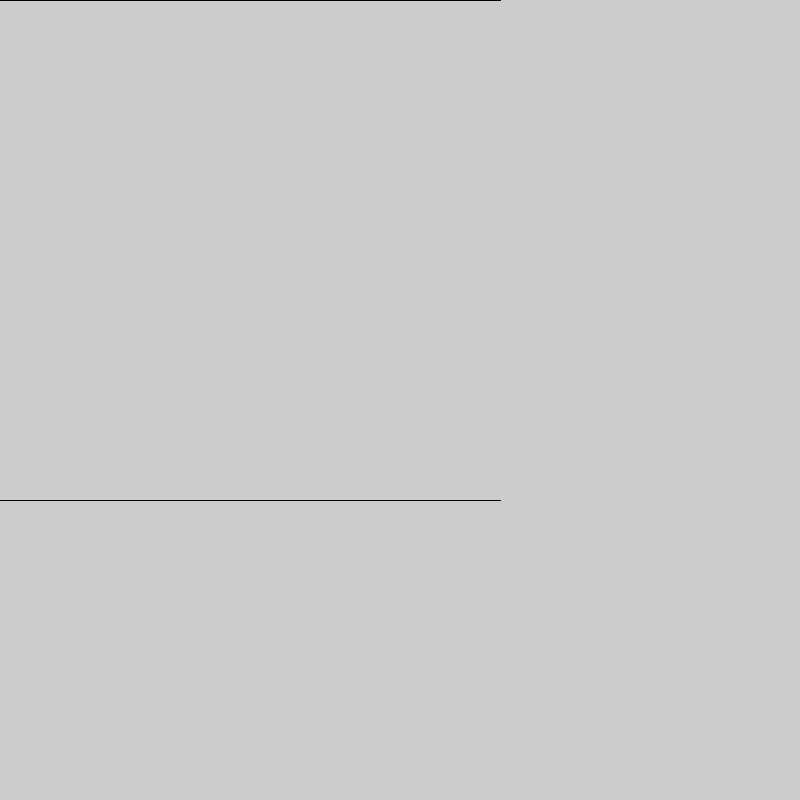
Frame 1 (no input)
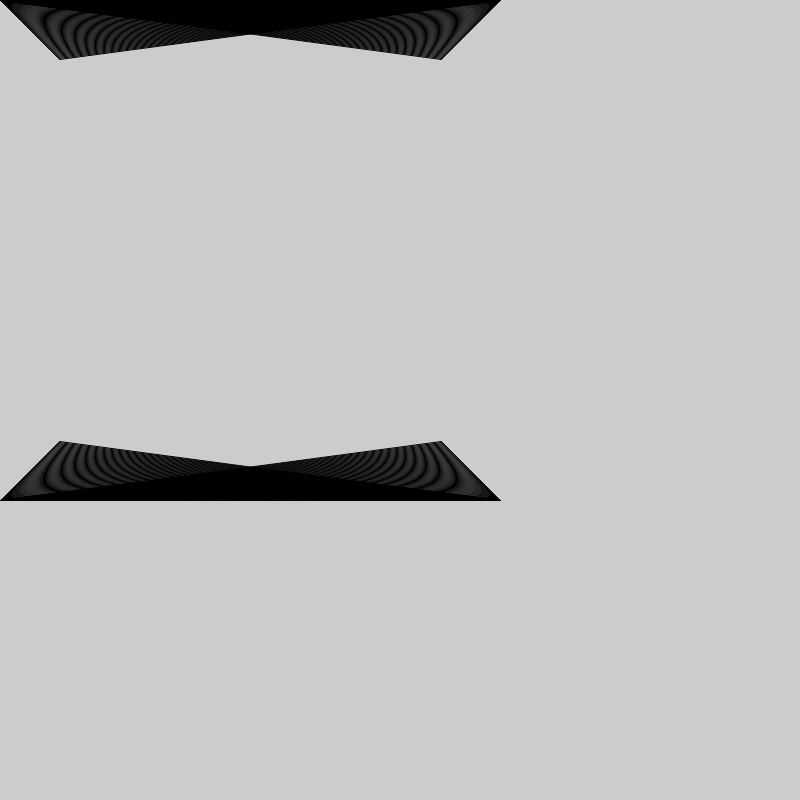
Frame 60 (the mouse pressed at the canvas centre just before this capture)
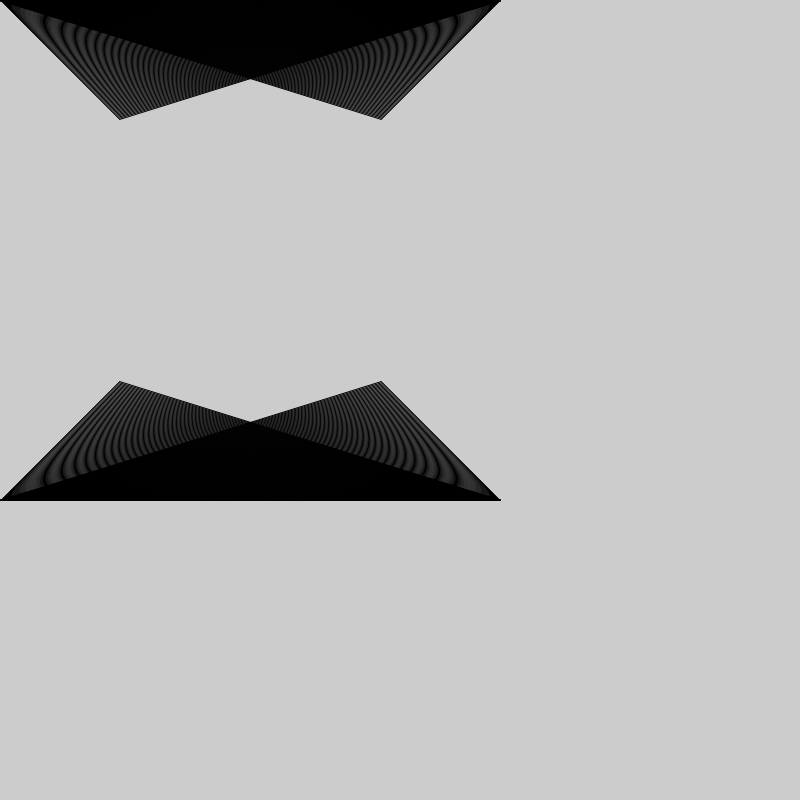
Frame 120 (the mouse held since frame 60 and released just before this capture)

The Processing sketch that drew these frames (run headless with seeded random() and noise(); from frame 60 on, the mouse is pressed at the canvas centre):

// Processing sketch: MySpiroPr
// ── MySpiroPr.pde
//Line1
int lineOneX1 = 0;
int lineOneY1 = 500;
int lineOneX2 = 500;
int lineOneY2 = 500;

//Line2
int lineTwoX1 = 0;
int lineTwoY1 = 500;
int lineTwoX2 = 500;
int lineTwoY2 = 500;

//Line3

int lineThreeX1 = 0;
int lineThreeY1 = 0;
int lineThreeX2 = 500;
int lineThreeY2 = 0;

//Line4

int lineFourX1 = 0;
int lineFourY1 = 0;
int lineFourX2 = 500;
int lineFourY2 = 0;

//Button1
int Button1X = 35;
int Button1Y = 50;
int Button1W = 100;
int Button1H = 100;

//Button2

int Button2X = 365;
int Button2Y = 50;
int Button2W = 100;
int Button2H = 100;



//Ellipse1

int elipOneX = 250;
int elipOneY = 50;
int elipOneW = 50;
int elipOneH = 50;

//Ellipse2

int elipTwoX = 50;
int elipTwoY = 450;
int elipTwoW = 50;
int elipTwoH = 50;

//Ellipse3

int elipThreeX = 450;
int elipThreeY = 450;
int elipThreeW = 50;
int elipThreeH = 50;


void setup(){
size(800,800);
}

void draw(){
  stroke(0);
line(lineOneX1,lineOneY1,lineOneX2,lineOneY2);
lineOneX1++;
lineOneY1--;

line(lineTwoX1,lineTwoY1,lineTwoX2,lineTwoY2);
lineTwoY2--;
lineTwoX2--;

line(lineThreeX1,lineThreeY1,lineThreeX2,lineThreeY2);
lineThreeX2--;
lineThreeY2++;

line(lineFourX1,lineFourY1,lineFourX2,lineFourY2);
lineFourX1++;
lineFourY1++;



if(lineOneX1 >= 500){
  fill(0);
  stroke(255);
  stroke(#F00F0F);
ellipse(elipOneX,elipOneY,elipOneW,elipOneH);
elipOneX--;
elipOneY += 2;
if(elipOneX <= 50){
elipOneX = 50;
elipOneY = 450;
}
stroke(#EFF011);
ellipse(elipTwoX,elipTwoY,elipTwoW,elipTwoH);
elipTwoX += 2;
if(elipTwoX >= 450){
elipTwoX = 450;
}
stroke(#241195);
ellipse(elipThreeX,elipThreeY,elipThreeW,elipThreeH);
elipThreeX --;
elipThreeY -= 2;
if(elipThreeX <= 250){
elipThreeX = 250;
elipThreeY = 50;
 }
 
 lineOneX1 = 500;
 lineOneY1 = 0;
 }
 
if (elipThreeX == 250){

 fill(#312E2C);
 stroke(#F07511);
 rect(Button1X,Button1Y,Button1W,Button1H);
 rect(Button2X,Button2Y,Button2W,Button2H);
 
 fill(255);
  stroke(255);
  textSize(30);
text("E X I T", 40, 110); 

textSize(30);
text("Q U I T", 365, 110); 

 

if (mouseX > Button1X && mouseX < Button1X + Button1W && mouseY > Button1Y && mouseY < Button1Y+Button1H && mousePressed) {
  exit();
}
if (mouseX > Button2X && mouseX < Button2X + Button2W && mouseY > Button2Y && mouseY < Button2Y+Button2H && mousePressed){
  exit();
}
}
}
